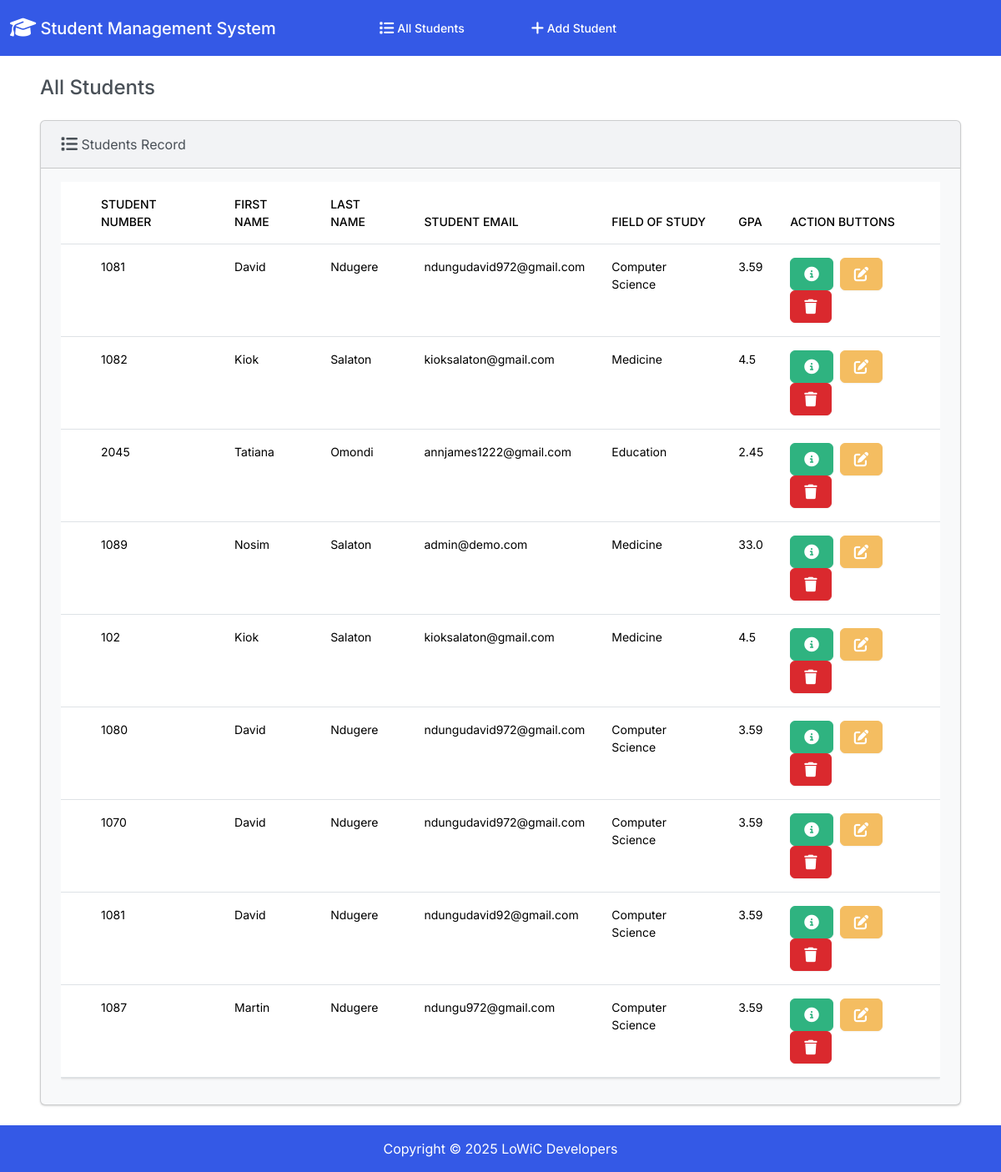
Before: / with the older database file.
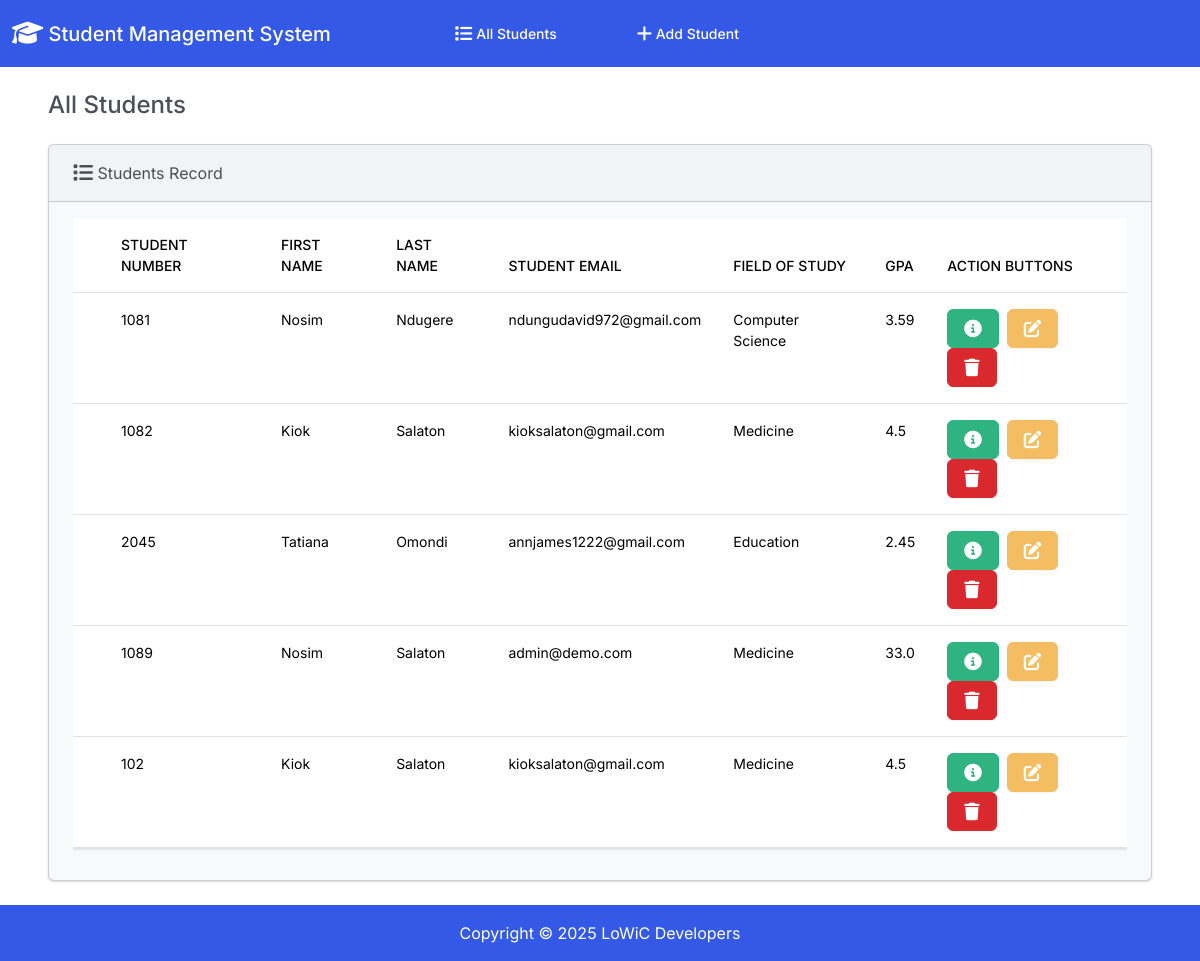
After: the same page with the newer database file.
### Student/models.py (models this page shows, shortened)
class Stud(models.Model):
    student_number = models.PositiveIntegerField()
    first_name = models.CharField(max_length=50)
    last_name = models.CharField(max_length=50)
    email = models.EmailField(max_length=100)
    field_of_study = models.CharField(max_length=50)
    gpa = models.FloatField()

### Student/views.py (the view)
# urls.py: path("", views.index, name="index"),
def index(request):
    return render(request, 'students/index.html', {
        "students" : Stud.objects.all()
    })

### Student/templates/students/index.html (shortened to what this page needs)
{% extends 'students/base.html' %}
{% block body %}
    <div class="container-fluid">
        <h4 class="m-4">All Students</h4>
        <div class="row">
            <div class="column-12">
                {% if students %}
                <div class="card bg-light mx-4 mb-4">
                    <div class="card-header"><i class="fa-solid fa-list fa-lg"></i> Students Record</div>
                    <div class="card-body">
                        <div class="table-responsive">
                            <table class="table table-hover">
                                <thead>
                                    <tr>
                                        <th scope="col"></th>
                                        <th scope="col">Student Number</th>
                                        <th scope="col">First Name</th>
                                        <th scope="col">Last Name</th>
                                        <th scope="col">Student Email</th>
                                        <th scope="col">Field of Study</th>
                                        <th scope="col">GPA</th>
                                        <th scope="col">ACTION BUTTONS</th>
                                    </tr>
                                </thead>
                                <tbody>
                                    {% for student in students %}
                                    <tr>
                                        <td>{{ student.type }}</td>
                                        <td>{{ student.student_number }}</td>
                                        <td>{{ student.first_name }}</td>
                                        <td>{{ student.last_name }}</td>
                                        <td>{{ student.email }}</td>
                                        <td>{{ student.field_of_study }}</td>
                                        <td>{{ student.gpa }}</td>
                                        <td>
                                            <a class='btn btn-success me-1' href="{% url 'student_view' student.id %}">
                                            </a>
                                            <a class='btn btn-warning me-1' href="{% url 'edit' student.id %}">
                                            </a>
                                            <button type="button" class='btn btn-danger' data-bs-toggle="modal" data-bs-target="#deleteModal" data-id="{{ student.id }}" data-name="{{ student.first_name }} {{ student.last_name }}">
                                            </button>
                                        </td>
                                    </tr>
                                    {% endfor %}
                                </tbody>
                            </table>
                        </div>
                    </div>
                </div>
                {% else %}
                <h5 class="alert alert-primary ms-4 me-4"> No Student Record</h5>
                {% endif %}
            </div>
        </div>
    </div>
{% endblock %}

### Student/templates/students/base.html (shortened to what this page needs)
{% load static %}
<!DOCTYPE html>
<html lang="en">
<head>
    <link rel="stylesheet" href="https://cdnjs.cloudflare.com/ajax/libs/font-awesome/6.7.2/css/all.min.css" />
    <link href="{% static 'css/bootstrap.min.css' %}" rel="stylesheet">
</head>
<body class="d-flex flex-column min-vh-100">
    <nav class="navbar navbar-expand-lg bg-primary" data-bs-theme="dark">
        <div class="container-fluid">
          <a class="navbar-brand" href="{% url 'index' %}"> <i class="fa-solid fa-graduation-cap fa-lg"></i> Student Management System</a>
          <div class="collapse navbar-collapse ms-5" id="navbarColor01">
            <ul class="navbar-nav me-auto">
              <li class="nav-item ms-5">
                <a class="nav-link" href="{% url 'index' %}" style="color: white">All Students</a>
              </li>
              <li class="nav-item ms-5">
                <a class="nav-link" href=" {% url 'add' %}" style="color: white">  Add Student</a>
              </li>
            </ul>
          </div>
        </div>
    </nav>
    <div class="container-fluid">
        {%block body%}
        {% endblock %}
    </div>
    <footer class="mt-auto mb-0 bg-primary text-white py-3">
        <div class="text-center">
            <span>
                Copyright &copy; <script>document.write(new Date().getFullYear());</script> LoWiC Developers
            </span>
        </div>
    </footer>
</body>
</html>

Changed rows visible on the page:
removed Stud: student_number "1080", first_name "David", last_name "Ndugere", email "ndungudavid972@gmail.com", field_of_study "Computer Science", gpa "3.59"
removed Stud: student_number "1070", first_name "David", last_name "Ndugere", email "ndungudavid972@gmail.com", field_of_study "Computer Science", gpa "3.59"
removed Stud: student_number "1081", first_name "David", last_name "Ndugere", email "ndungudavid92@gmail.com", field_of_study "Computer Science", gpa "3.59"
removed Stud: student_number "1087", first_name "Martin", last_name "Ndugere", email "ndungu972@gmail.com", field_of_study "Computer Science", gpa "3.59"
changed Stud "Ndugere": first_name "David" → "Nosim"
